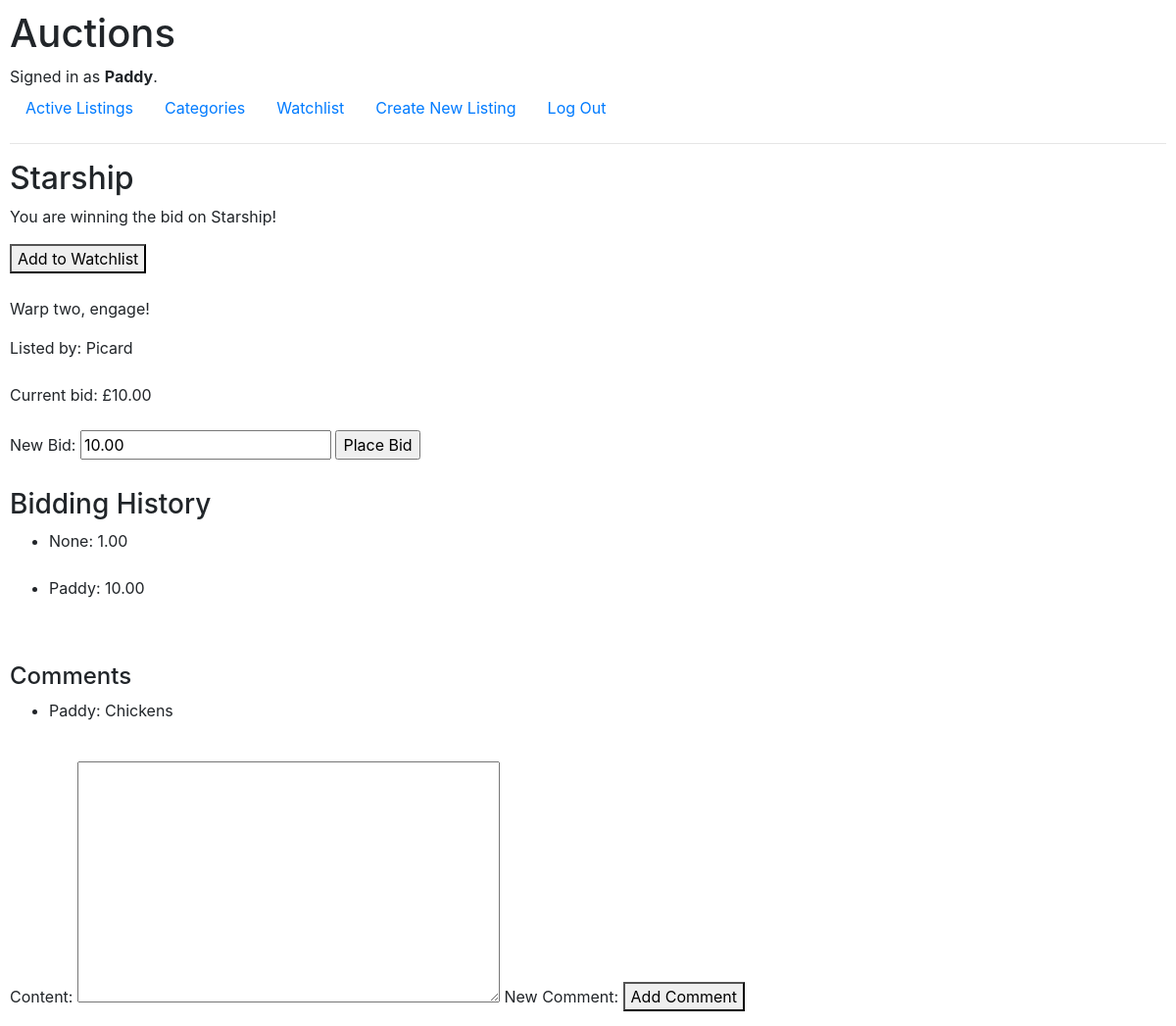
The app's page /listing/1 (signed in) with its own data.
### auctions/models.py (models this page shows)
class User(AbstractUser):
    pass

class Listing(models.Model):
    title = models.CharField(max_length=64, default="New Item")
    description = models.CharField(max_length=1500, null=True)
    current_bid = models.DecimalField(max_digits=17, decimal_places = 2, default = 1)
    image = models.URLField(max_length= 512, null=True, blank=True)
    category = models.CharField(max_length = 64, choices = categories, null=True, blank=True)
    seller = models.ForeignKey(User, on_delete=models.CASCADE, related_name="listings")
    closed = models.BooleanField(default="False")

class Bid(models.Model):
    item = models.ForeignKey(Listing, on_delete=models.CASCADE, related_name="bids_received")
    bidder = models.ForeignKey(User, on_delete=models.CASCADE, related_name="bids_placed", null=True, blank=True)
    value = models.DecimalField(max_digits=17, decimal_places = 2, default = 1)

class Comment(models.Model):
    comment = models.CharField(max_length=1500, null=True)
    item = models.ForeignKey(Listing, on_delete=models.CASCADE, related_name="comments")
    commenter = models.ForeignKey(User, on_delete=models.CASCADE, related_name="comments_left")

### auctions/views.py (the view, shortened to what this page needs)
# urls.py: path("listing/<str:listing_id>", views.listing, name="view_listing"),
def listing(request, listing_id):
    listing = Listing.objects.get(pk=listing_id)
    if request.user.is_authenticated:
        user_watchlist = Watchlist.objects.get(user=request.user)
        if listing in user_watchlist.item.all():
            in_watchlist=True
        else:
            in_watchlist=False
    else:
        in_watchlist=False
    return render(request, "auctions/listing_page.html", {
        "listing": listing,
        "in_watchlist": in_watchlist,
        "highest_bid": Bid.objects.get(item=listing, value=listing.current_bid),
        "comment_form": CommentForm,
        "comments": Comment.objects.filter(item=listing),
    })

### auctions/templates/auctions/listing_page.html (shortened to what this page needs)
{% extends "auctions/layout.html" %}
{% block body %}
    <h2>{{listing.title}}</h2>
    {% if listing.closed %}
        {% if request.user == highest_bid.bidder %}
            <p>Congratulations, you won {{listing.title}} with a bid of £{{highest_bid.value}}!</p>
        {% else %}
            <p>Auction Closed. Won by {{highest_bid.bidder}} for £{{highest_bid.value}}.</p>
        {% endif %}
    {% else %}
        {% if request.user == highest_bid.bidder %}
            <p>You are winning the bid on {{listing.title}}!</p>
        {% elif request.user == listing.seller %}
            <form action="{% url 'close_auction' %}" method="post">
                {% csrf_token %}
                <input type="hidden" name="listing_to_close" value={{listing.pk}}>
                <button type="submit">Close Auction (The current highest bidder will win the auction).</button>
            </form>
        {% endif %}
    {% endif %}
    {% if in_watchlist %}
        <form action="{% url 'watchlist_remove' %}" method="post">
            {% csrf_token %}
            <input type="hidden" name="listing_to_remove" value={{listing.pk}}>
            On Watchlist:
            <button type="submit">Remove</button>
        </form>
        <br>
    {% else %}
        <form action="{% url 'watchlist_add' %}" method="post">
            <button type="submit">Add to Watchlist</button>
        </form>
        <br>
    {% endif %}
    <div>
        <p>{{listing.description}}</p>
    </div>
    <div>
        Listed by: {{listing.seller}}
    </div>
    <br>
    <div>
        Current bid: £{{listing.current_bid}}
    </div>
    <br>
    <div>
        <form action="{% url 'view_listing' listing_id=listing.pk %}" method="post" id="new_bid">
            <label for = "new_bid_value">New Bid:</label>
            <input type = "number" name = "new_bid_value", min= listing.current_bid, value = "{{listing.current_bid}}", step = ".01">
            <input type="submit" form = "new_bid" value = "Place Bid">
        </form>
    </div>
    <br>
    <div>
        <h3>Bidding History</h3>
        <ul>
            {% for bid in listing.bids_received.all %}
            <li>
                {{bid.bidder}}: {{bid.value}}
            </li>
            <br>
            {% endfor %}
        </ul>
    </div>
    <br>
    <div>
        <h4>Comments</h4>
        <ul>
            {% for comment in comments %}
                <li>{{comment.commenter}}: {{comment.comment}}</li>
            {% endfor %}
        </ul>
        <br>
        <form action="{% url 'add_comment' listing_id=listing.pk %}" method="post" id="new_comment">
            {{ comment_form }}
            <label for="new_comment">New Comment:</label>
            <button type="submit">Add Comment</button>
        </form>
    </div>
{% endblock %}

### auctions/templates/auctions/layout.html (shortened to what this page needs)
{% load static %}
<!DOCTYPE html>
<html lang="en">
    <head>
        <link rel="stylesheet" href="https://stackpath.bootstrapcdn.com/bootstrap/4.4.1/css/bootstrap.min.css">
        <link href="{% static 'auctions/styles.css' %}" rel="stylesheet">
    </head>
    <body>
        <h1>Auctions</h1>
        <div>
            {% if user.is_authenticated %}
                Signed in as <strong>{{ user.username }}</strong>.
            {% else %}
                Not signed in.
            {% endif %}
        </div>
        <ul class="nav">
            <li class="nav-item">
                <a class="nav-link" href="{% url 'index' %}">Active Listings</a>
            </li>
            <li class="nav-item">
                <a class="nav-link" href="{% url 'select_category' %}">Categories</a>
            </li>
            {% if user.is_authenticated %}
                <li class="nav-item">
                    <a class="nav-link" href="{% url 'watchlist' %}">Watchlist</a>
                </li>
                <li class="nav-item">
                    <a class="nav-link"  href="{% url 'create_listing' %}">Create New Listing</a>
                </li>
                <li class="nav-item">
                    <a class="nav-link" href="{% url 'logout' %}">Log Out</a>
                </li>
            {% endif %}
        </ul>
        <hr>
        {% block body %}
        {% endblock %}
    </body>
</html>

### auctions/static/auctions/styles.css (style rules this page uses)
body { padding: 10px; }

### records on screen
User: username "Paddy"
Listing: title "Starship", description "Warp two, engage!", seller "Picard", current_bid "10.00", new_bid_value "10.00"
Bid: bidder "None", value "1.00"
Bid: bidder "Paddy", value "10.00"
Comment: commenter "Paddy", comment "Chickens"
